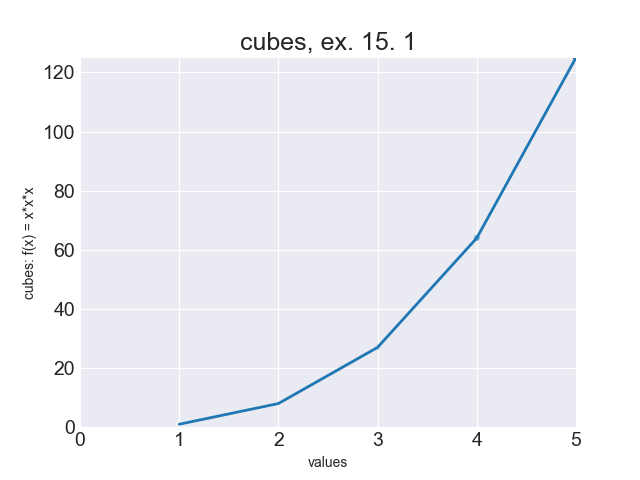

This chart was generated by the following Python code:
import matplotlib.pyplot as plt  

plt.style.use('seaborn-darkgrid')

fig, ax = plt.subplots()

xs = [1, 2, 3, 4, 5]
ys = [x*x*x for x in xs]

# colour's map
ax.scatter(xs, ys, c=ys, cmap=plt.cm.Blues, s=10)
ax.set_title('cubes, ex. 15. 1', fontsize = 18)
# x = 1 , x = 2 (...) , x = 5
# f(x) = x*x*x*
ax.set_xlabel('values', fontsize=10)

ax.set_ylabel('cubes: f(x) = x*x*x', fontsize = 10)

ax.tick_params(axis='both', labelsize = 14)

ax.plot(xs, ys, linewidth=2)

ax.axis([0, 5, 0, 125])

plt.savefig('cubes.png')

plt.show()